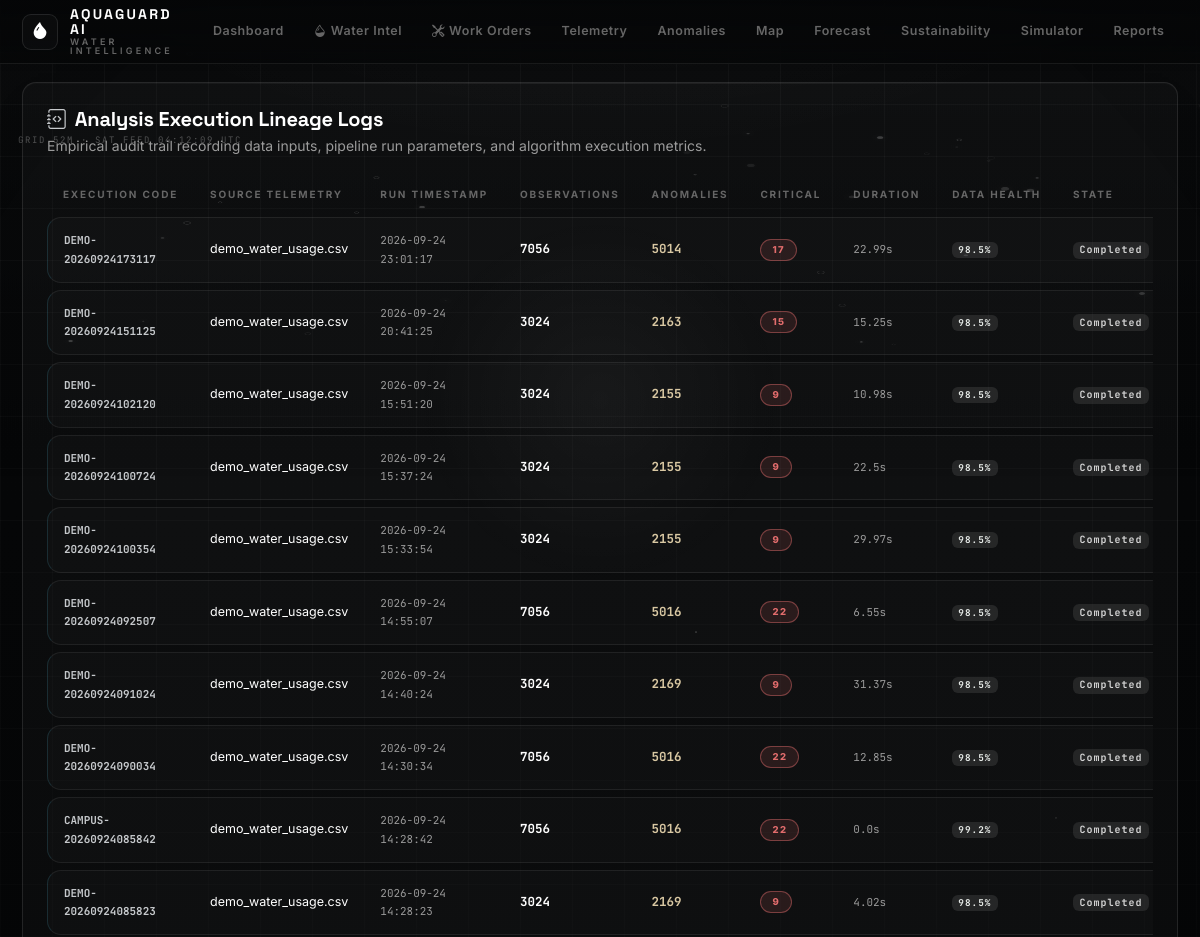
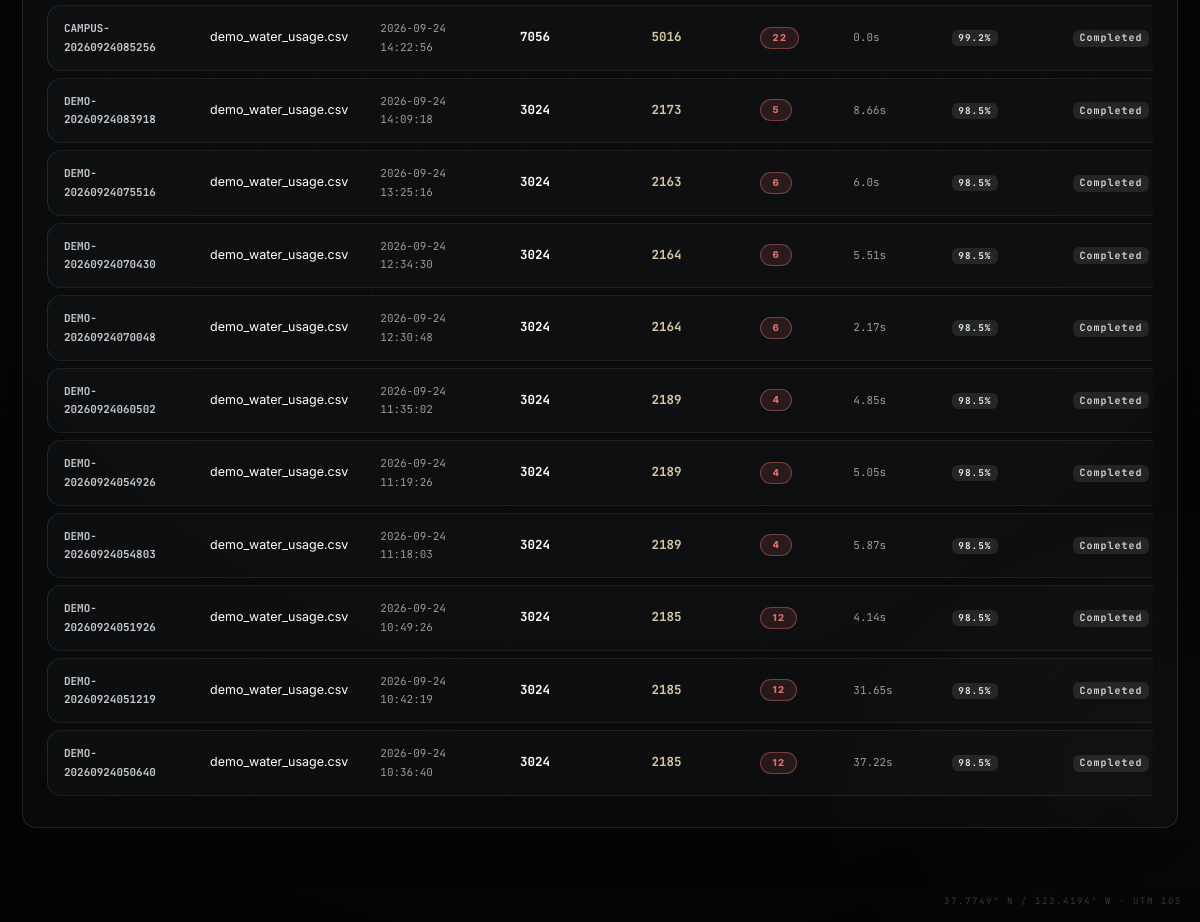
The page /analysis (signed in) on the database its author committed (2 pictures, top to bottom).
### models.py (models this page shows)
class AnalysisRun(db.Model):
    __tablename__ = 'analysis_runs'
    id = db.Column(db.Integer, primary_key=True)
    run_code = db.Column(db.String(64), unique=True, nullable=False)
    filename = db.Column(db.String(255), nullable=False)
    records_count = db.Column(db.Integer, default=0)
    valid_records = db.Column(db.Integer, default=0)
    invalid_records = db.Column(db.Integer, default=0)
    duplicate_records = db.Column(db.Integer, default=0)
    anomalies_found = db.Column(db.Integer, default=0)
    critical_count = db.Column(db.Integer, default=0)
    execution_time_seconds = db.Column(db.Float, default=0.0)
    data_quality_score = db.Column(db.Float, default=100.0)
    algorithms_used = db.Column(db.String(255), nullable=True)
    parameters = db.Column(db.Text, nullable=True)  # JSON parameters used
    status = db.Column(db.String(30), default='Completed')
    created_at = db.Column(db.DateTime, default=datetime.now)

### routes/main_routes.py (the view)
@main_bp.route('/analysis')
@login_required
def analysis_history():
    runs = AnalysisRun.query.order_by(AnalysisRun.created_at.desc()).all()
    return render_template('pages/analysis.html', runs=runs)

### templates/pages/analysis.html (shortened to what this page needs)
{% extends 'base.html' %}
{% block content %}
<div class="glass-panel p-4 mb-4">
  <div class="d-flex align-items-center justify-content-between mb-3">
    <div>
      <h3 class="h5 fw-bold text-white mb-1"><i class="bi bi-journal-code text-info me-2"></i>Analysis Execution Lineage Logs</h3>
      <p class="text-secondary small mb-0">Empirical audit trail recording data inputs, pipeline run parameters, and algorithm execution metrics.</p>
    </div>
  </div>
  <div class="table-responsive">
    <table class="holo-table">
      <thead>
        <tr>
          <th>Execution Code</th>
          <th>Source Telemetry</th>
          <th>Run Timestamp</th>
          <th>Observations</th>
          <th>Anomalies</th>
          <th>Critical</th>
          <th>Duration</th>
          <th>Data Health</th>
          <th>State</th>
        </tr>
      </thead>
      <tbody>
        {% if runs %}
          {% for r in runs %}
          <tr>
            <td><code class="text-info fw-bold font-mono">{{ r.run_code }}</code></td>
            <td><span class="text-white">{{ r.filename }}</span></td>
            <td><small class="text-secondary font-mono">{{ r.created_at.strftime('%Y-%m-%d %H:%M:%S') }}</small></td>
            <td><strong class="font-mono text-white">{{ r.records_count }}</strong></td>
            <td><span class="text-warning fw-bold font-mono">{{ r.anomalies_found }}</span></td>
            <td><span class="pill-severity {% if r.critical_count > 0 %}pill-critical{% else %}pill-normal{% endif %}">{{ r.critical_count }}</span></td>
            <td><small class="text-secondary font-mono">{{ r.execution_time_seconds }}s</small></td>
            <td>
              <span class="badge {% if r.data_quality_score >= 85 %}bg-success{% elif r.data_quality_score >= 60 %}bg-warning text-dark{% else %}bg-danger{% endif %} font-mono">
                {{ r.data_quality_score }}%
              </span>
            </td>
            <td><span class="badge bg-secondary font-mono" style="font-size: 10px;">{{ r.status }}</span></td>
          </tr>
          {% endfor %}
        {% else %}
          <tr>
            <td colspan="9" class="text-center py-5 text-muted">
              No analysis pipeline execution logs recorded yet.
            </td>
          </tr>
        {% endif %}
      </tbody>
    </table>
  </div>
</div>
{% endblock %}

### static/css/design3.css (style rules this page uses)
:root { --bg-deep: #050607; --bg-ocean: #0b0d0f; --bg-abyss: #030405; --aqua-1: #ffffff; --aqua-2: #d6d6d6; --aqua-3: #9fa4a8; --aqua-deep: #232629; --teal: #c8cccf; --holo-purple: #b9bdc1; --green: #e8ece9; --amber: #d9c8a3; --red: #e26d6d; --red-deep: #b54a4a; --text-hi: #f5f5f5; --text-dim: #a5a5a5; --text-mut: #666666; --bs-secondary: #a5a5a5; --bs-secondary-rgb: 165, 165, 165; --bs-secondary-color: #a5a5a5; --bs-secondary-color-rgb: 165, 165, 165; --bs-border-color: rgba(255, 255, 255, 0.10); --glass-bg: rgba(11, 13, 15, 0.55); --glass-border: rgba(255, 255, 255, 0.10); --glass-border-bright: rgba(255, 255, 255, 0.22); --glass-blur: blur(20px) saturate(1); --glow-aqua: 0 0 0 rgba(0,0,0,0); --glow-aqua-lg: 0 0 18px rgba(255,255,255,0.05); --glow-red: 0 0 16px rgba(226,109,109,0.22); --glow-green: 0 0 14px rgba(255,255,255,0.06); --card-bg: rgba(255, 255, 255, 0.025); --card-border: rgba(255, 255, 255, 0.10); --panel-bg: #101316; --panel-elev: #15191c; }
body { background: var(--bg-deep); color: var(--text-hi); }
body::before { background: radial-gradient(1100px 640px at 50% -12%, rgba(255,255,255,0.045), transparent 60%), radial-gradient(760px 520px at 100% 92%, rgba(255,255,255,0.025), transparent 55%), linear-gradient(180deg, #070809 0%, #050607 55%, #040506 100%); }
body::after { background: radial-gradient(120% 90% at 50% 40%, transparent 52%, rgba(2, 2, 3, 0.6) 100%); }
.glass-panel, .glass-card { background: var(--card-bg); backdrop-filter: blur(16px) saturate(1); -webkit-backdrop-filter: blur(16px) saturate(1); border: 1px solid var(--card-border); border-radius: 14px; box-shadow: 0 18px 50px -34px rgba(0,0,0,0.9), inset 0 1px 0 rgba(255,255,255,0.02); }
.glass-panel::before, .glass-card::before { background: linear-gradient(90deg, transparent, rgba(255,255,255,0.05), transparent); height: 1px; }
.holo-table th { color: var(--text-mut); letter-spacing: 1.8px; }
.holo-table td { background: rgba(255,255,255,0.02); border-color: rgba(255,255,255,0.07); color: var(--text-hi); }
.pill-severity { letter-spacing: 1.4px; }
.pill-critical { background: rgba(226,109,109,0.12); border: 1px solid rgba(226,109,109,0.45); color: #e26d6d; box-shadow: none; }
.badge { font-family: 'JetBrains Mono'; letter-spacing: 1px; }
.bg-success { background: rgba(232,236,233,0.1) !important; color: #e8ece9 !important; }
.bg-secondary { background: rgba(102,102,102,0.25) !important; color: #d6d6d6 !important; }
.text-info { color: #c6c9cc !important; }
.text-warning { color: #d9c8a3 !important; }
.text-secondary { color: #9b9b9b !important; }
* { scrollbar-width: thin; scrollbar-color: rgba(255,255,255,0.2) rgba(5,6,7,.9); }

### rows shown on the page
AnalysisRun: run_code "DEMO-20260924173117", filename "demo_water_usage.csv", created_at "2026-09-24 23:01:17", records_count "7056", anomalies_found "5014", critical_count "17", execution_time_seconds "22.99", data_quality_score "98.5", status "Completed"
AnalysisRun: run_code "DEMO-20260924151125", filename "demo_water_usage.csv", created_at "2026-09-24 20:41:25", records_count "3024", anomalies_found "2163", critical_count "15", execution_time_seconds "15.25", data_quality_score "98.5", status "Completed"
AnalysisRun: run_code "DEMO-20260924102120", filename "demo_water_usage.csv", created_at "2026-09-24 15:51:20", records_count "3024", anomalies_found "2155", critical_count "9", execution_time_seconds "10.98", data_quality_score "98.5", status "Completed"
AnalysisRun: run_code "DEMO-20260924100724", filename "demo_water_usage.csv", created_at "2026-09-24 15:37:24", records_count "3024", anomalies_found "2155", critical_count "9", execution_time_seconds "22.5", data_quality_score "98.5", status "Completed"
AnalysisRun: run_code "DEMO-20260924100354", filename "demo_water_usage.csv", created_at "2026-09-24 15:33:54", records_count "3024", anomalies_found "2155", critical_count "9", execution_time_seconds "29.97", data_quality_score "98.5", status "Completed"
AnalysisRun: run_code "DEMO-20260924092507", filename "demo_water_usage.csv", created_at "2026-09-24 14:55:07", records_count "7056", anomalies_found "5016", critical_count "22", execution_time_seconds "6.55", data_quality_score "98.5", status "Completed"
AnalysisRun: run_code "DEMO-20260924091024", filename "demo_water_usage.csv", created_at "2026-09-24 14:40:24", records_count "3024", anomalies_found "2169", critical_count "9", execution_time_seconds "31.37", data_quality_score "98.5", status "Completed"
AnalysisRun: run_code "DEMO-20260924090034", filename "demo_water_usage.csv", created_at "2026-09-24 14:30:34", records_count "7056", anomalies_found "5016", critical_count "22", execution_time_seconds "12.85", data_quality_score "98.5", status "Completed"
AnalysisRun: run_code "CAMPUS-20260924085842", filename "demo_water_usage.csv", created_at "2026-09-24 14:28:42", records_count "7056", anomalies_found "5016", critical_count "22", execution_time_seconds "0.0", data_quality_score "99.2", status "Completed"
AnalysisRun: run_code "DEMO-20260924085823", filename "demo_water_usage.csv", created_at "2026-09-24 14:28:23", records_count "3024", anomalies_found "2169", critical_count "9", execution_time_seconds "4.02", data_quality_score "98.5", status "Completed"
AnalysisRun: run_code "CAMPUS-20260924085256", filename "demo_water_usage.csv", created_at "2026-09-24 14:22:56", records_count "7056", anomalies_found "5016", critical_count "22", execution_time_seconds "0.0", data_quality_score "99.2", status "Completed"
AnalysisRun: run_code "DEMO-20260924083918", filename "demo_water_usage.csv", created_at "2026-09-24 14:09:18", records_count "3024", anomalies_found "2173", critical_count "5", execution_time_seconds "8.66", data_quality_score "98.5", status "Completed"
AnalysisRun: run_code "DEMO-20260924075516", filename "demo_water_usage.csv", created_at "2026-09-24 13:25:16", records_count "3024", anomalies_found "2163", critical_count "6", execution_time_seconds "6.0", data_quality_score "98.5", status "Completed"
AnalysisRun: run_code "DEMO-20260924070430", filename "demo_water_usage.csv", created_at "2026-09-24 12:34:30", records_count "3024", anomalies_found "2164", critical_count "6", execution_time_seconds "5.51", data_quality_score "98.5", status "Completed"
AnalysisRun: run_code "DEMO-20260924070048", filename "demo_water_usage.csv", created_at "2026-09-24 12:30:48", records_count "3024", anomalies_found "2164", critical_count "6", execution_time_seconds "2.17", data_quality_score "98.5", status "Completed"
AnalysisRun: run_code "DEMO-20260924060502", filename "demo_water_usage.csv", created_at "2026-09-24 11:35:02", records_count "3024", anomalies_found "2189", critical_count "4", execution_time_seconds "4.85", data_quality_score "98.5", status "Completed"
AnalysisRun: run_code "DEMO-20260924054926", filename "demo_water_usage.csv", created_at "2026-09-24 11:19:26", records_count "3024", anomalies_found "2189", critical_count "4", execution_time_seconds "5.05", data_quality_score "98.5", status "Completed"
AnalysisRun: run_code "DEMO-20260924054803", filename "demo_water_usage.csv", created_at "2026-09-24 11:18:03", records_count "3024", anomalies_found "2189", critical_count "4", execution_time_seconds "5.87", data_quality_score "98.5", status "Completed"
AnalysisRun: run_code "DEMO-20260924051926", filename "demo_water_usage.csv", created_at "2026-09-24 10:49:26", records_count "3024", anomalies_found "2185", critical_count "12", execution_time_seconds "4.14", data_quality_score "98.5", status "Completed"
AnalysisRun: run_code "DEMO-20260924051219", filename "demo_water_usage.csv", created_at "2026-09-24 10:42:19", records_count "3024", anomalies_found "2185", critical_count "12", execution_time_seconds "31.65", data_quality_score "98.5", status "Completed"
AnalysisRun: run_code "DEMO-20260924050640", filename "demo_water_usage.csv", created_at "2026-09-24 10:36:40", records_count "3024", anomalies_found "2185", critical_count "12", execution_time_seconds "37.22", data_quality_score "98.5", status "Completed"
